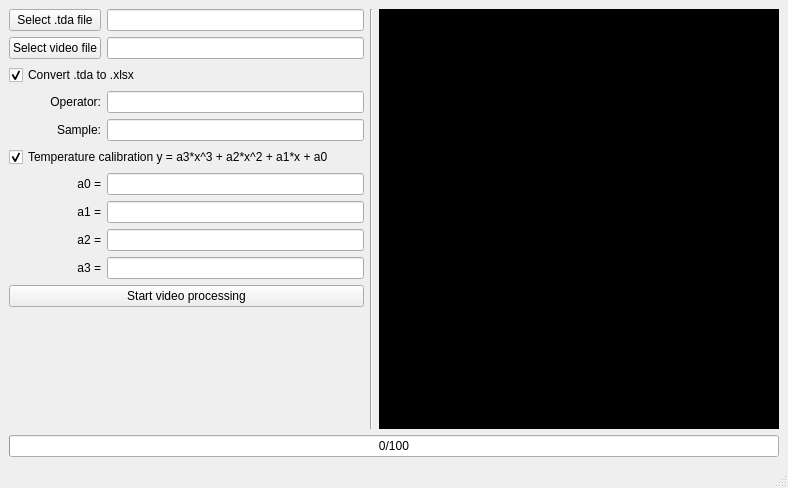
<?xml version="1.0" encoding="UTF-8"?>
<ui version="4.0">
 <class>MainWindow</class>
 <widget class="QMainWindow" name="MainWindow">
  <property name="geometry">
   <rect>
    <x>0</x>
    <y>0</y>
    <width>788</width>
    <height>488</height>
   </rect>
  </property>
  <property name="sizePolicy">
   <sizepolicy hsizetype="Fixed" vsizetype="Fixed">
    <horstretch>0</horstretch>
    <verstretch>0</verstretch>
   </sizepolicy>
  </property>
  <property name="windowTitle">
   <string notr="true">VTA video overlay</string>
  </property>
  <property name="windowIcon">
   <iconset resource="resources.qrc">
    <normaloff>:/assets/icon.png</normaloff>:/assets/icon.png</iconset>
  </property>
  <widget class="QWidget" name="centralwidget">
   <layout class="QGridLayout" name="gridLayout" columnstretch="0,0,0,0">
    <item row="0" column="3" rowspan="13">
     <widget class="QLabel" name="video_preview">
      <property name="minimumSize">
       <size>
        <width>400</width>
        <height>0</height>
       </size>
      </property>
      <property name="styleSheet">
       <string notr="true">background-color: rgb(0, 0, 0);</string>
      </property>
      <property name="text">
       <string/>
      </property>
     </widget>
    </item>
    <item row="13" column="0" colspan="4">
     <widget class="QProgressBar" name="progressbar">
      <property name="value">
       <number>0</number>
      </property>
      <property name="textVisible">
       <bool>true</bool>
      </property>
      <property name="format">
       <string>%v/%m</string>
      </property>
     </widget>
    </item>
    <item row="9" column="0">
     <widget class="QLabel" name="label_5">
      <property name="text">
       <string notr="true">a3 =</string>
      </property>
      <property name="alignment">
       <set>Qt::AlignmentFlag::AlignRight|Qt::AlignmentFlag::AlignTrailing|Qt::AlignmentFlag::AlignVCenter</set>
      </property>
     </widget>
    </item>
    <item row="2" column="0" colspan="2">
     <widget class="QCheckBox" name="cb_excel">
      <property name="text">
       <string>Convert .tda to .xlsx</string>
      </property>
      <property name="checked">
       <bool>true</bool>
      </property>
     </widget>
    </item>
    <item row="4" column="1">
     <widget class="QLineEdit" name="edit_sample"/>
    </item>
    <item row="7" column="0">
     <widget class="QLabel" name="label_4">
      <property name="text">
       <string notr="true">a1 =</string>
      </property>
      <property name="alignment">
       <set>Qt::AlignmentFlag::AlignRight|Qt::AlignmentFlag::AlignTrailing|Qt::AlignmentFlag::AlignVCenter</set>
      </property>
     </widget>
    </item>
    <item row="0" column="1">
     <widget class="QLineEdit" name="edit_tda">
      <property name="readOnly">
       <bool>true</bool>
      </property>
     </widget>
    </item>
    <item row="8" column="1">
     <widget class="QLineEdit" name="edit_a2"/>
    </item>
    <item row="6" column="0">
     <widget class="QLabel" name="label_3">
      <property name="text">
       <string notr="true">a0 =</string>
      </property>
      <property name="alignment">
       <set>Qt::AlignmentFlag::AlignRight|Qt::AlignmentFlag::AlignTrailing|Qt::AlignmentFlag::AlignVCenter</set>
      </property>
     </widget>
    </item>
    <item row="1" column="1">
     <widget class="QLineEdit" name="edit_video">
      <property name="readOnly">
       <bool>true</bool>
      </property>
     </widget>
    </item>
    <item row="5" column="0" colspan="2">
     <widget class="QCheckBox" name="cb_temp">
      <property name="text">
       <string>Temperature calibration y = a3*x^3 + a2*x^2 + a1*x + a0</string>
      </property>
      <property name="checked">
       <bool>true</bool>
      </property>
     </widget>
    </item>
    <item row="3" column="0">
     <widget class="QLabel" name="label">
      <property name="text">
       <string>Operator:</string>
      </property>
      <property name="alignment">
       <set>Qt::AlignmentFlag::AlignRight|Qt::AlignmentFlag::AlignTrailing|Qt::AlignmentFlag::AlignVCenter</set>
      </property>
     </widget>
    </item>
    <item row="0" column="2" rowspan="13">
     <widget class="Line" name="line">
      <property name="orientation">
       <enum>Qt::Orientation::Vertical</enum>
      </property>
     </widget>
    </item>
    <item row="0" column="0">
     <widget class="QPushButton" name="btn_tda">
      <property name="text">
       <string>Select .tda file</string>
      </property>
     </widget>
    </item>
    <item row="10" column="0" colspan="2">
     <widget class="QPushButton" name="btn_convert">
      <property name="text">
       <string>Start video processing</string>
      </property>
     </widget>
    </item>
    <item row="6" column="1">
     <widget class="QLineEdit" name="edit_a0"/>
    </item>
    <item row="7" column="1">
     <widget class="QLineEdit" name="edit_a1"/>
    </item>
    <item row="9" column="1">
     <widget class="QLineEdit" name="edit_a3"/>
    </item>
    <item row="3" column="1">
     <widget class="QLineEdit" name="edit_operator"/>
    </item>
    <item row="1" column="0">
     <widget class="QPushButton" name="btn_video">
      <property name="text">
       <string>Select video file</string>
      </property>
     </widget>
    </item>
    <item row="4" column="0">
     <widget class="QLabel" name="label_2">
      <property name="text">
       <string>Sample:</string>
      </property>
      <property name="alignment">
       <set>Qt::AlignmentFlag::AlignRight|Qt::AlignmentFlag::AlignTrailing|Qt::AlignmentFlag::AlignVCenter</set>
      </property>
     </widget>
    </item>
    <item row="8" column="0">
     <widget class="QLabel" name="label_6">
      <property name="text">
       <string notr="true">a2 =</string>
      </property>
      <property name="alignment">
       <set>Qt::AlignmentFlag::AlignRight|Qt::AlignmentFlag::AlignTrailing|Qt::AlignmentFlag::AlignVCenter</set>
      </property>
     </widget>
    </item>
    <item row="12" column="0">
     <spacer name="verticalSpacer">
      <property name="orientation">
       <enum>Qt::Orientation::Vertical</enum>
      </property>
      <property name="sizeHint" stdset="0">
       <size>
        <width>20</width>
        <height>40</height>
       </size>
      </property>
     </spacer>
    </item>
   </layout>
  </widget>
  <widget class="QMenuBar" name="menubar">
   <property name="geometry">
    <rect>
     <x>0</x>
     <y>0</y>
     <width>788</width>
     <height>33</height>
    </rect>
   </property>
  </widget>
  <widget class="QStatusBar" name="statusbar"/>
 </widget>
 <resources>
  <include location="resources.qrc"/>
 </resources>
 <connections/>
</ui>
